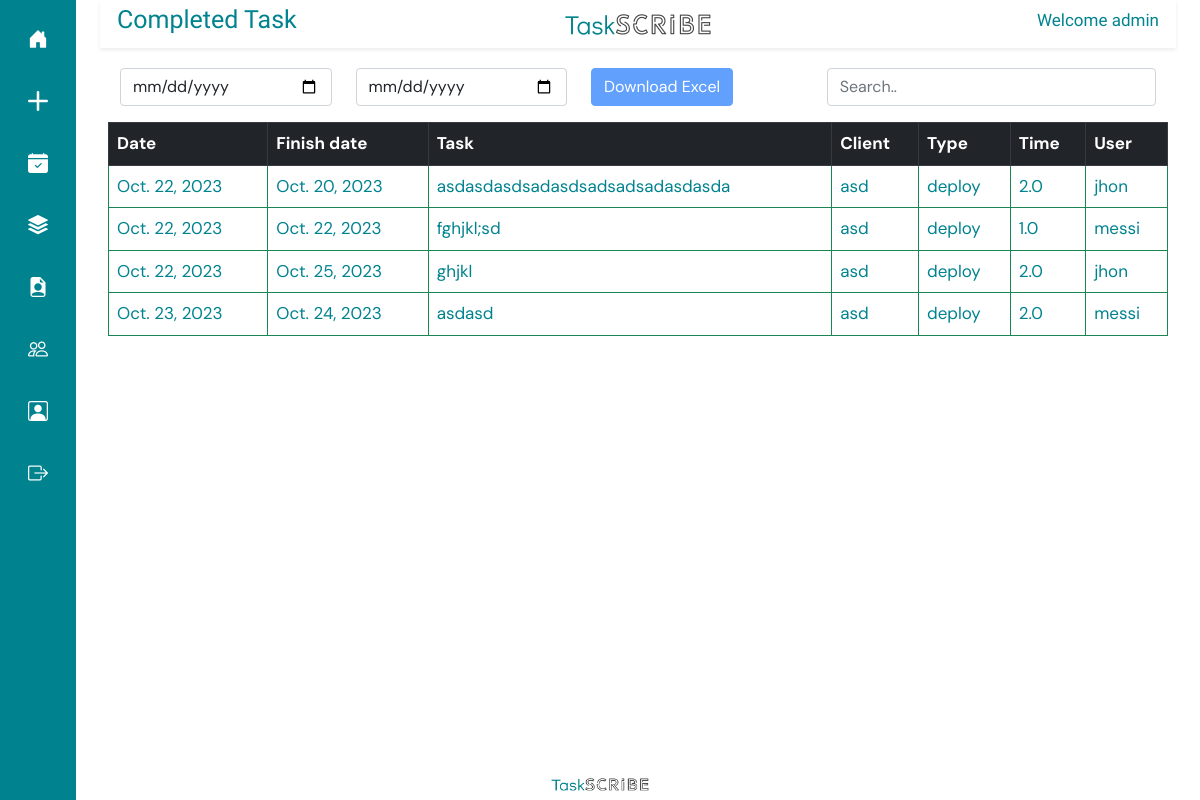
Before: /completed-task/ (signed in) with the older database file.
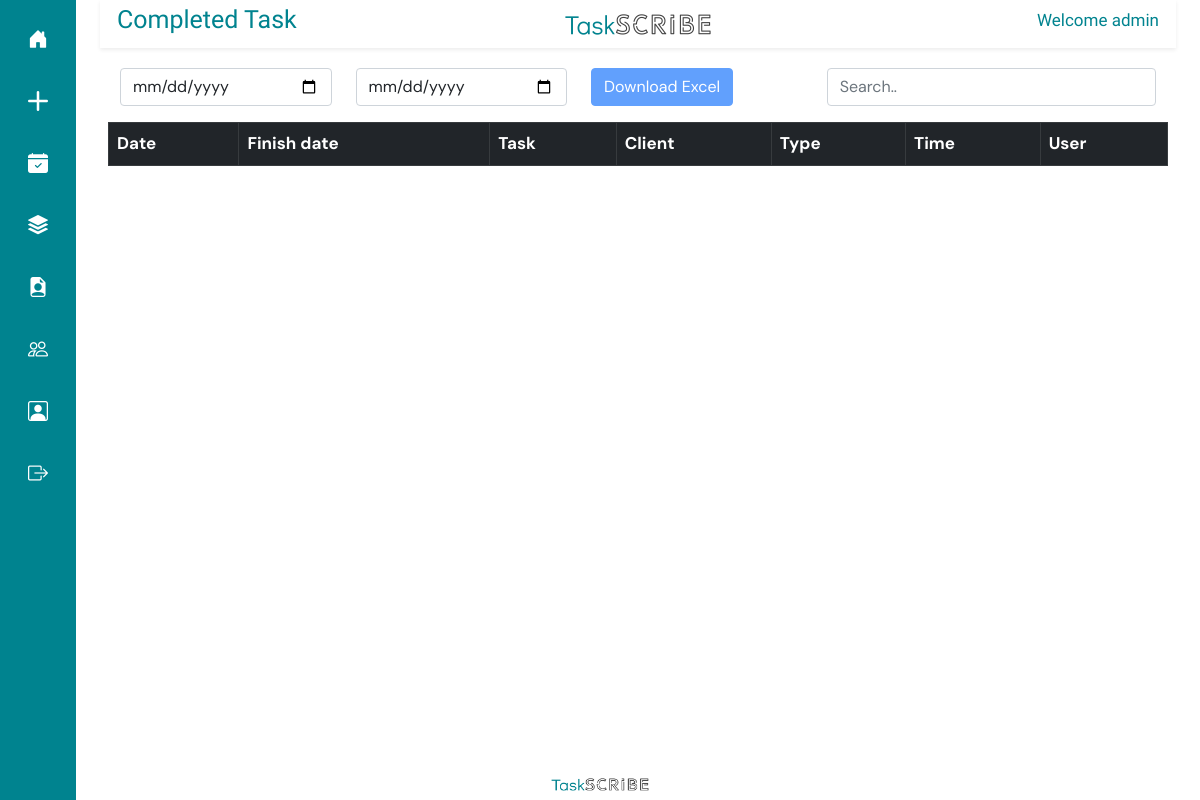
After: the same page with the newer database file.
### taskapp/models.py (models this page shows, shortened)
class Task(models.Model):
    PRIORITY = (
        ('0', 'low'),
        ('1', 'medium'),
        ('2', 'high')
    )
    name = models.CharField(max_length=500,)
    user = models.ForeignKey(CustomUser, on_delete=models.PROTECT)
    assigned_user = models.ForeignKey(CustomUser, on_delete=models.PROTECT, related_name='assigned_user')
    type = models.ForeignKey(Type, on_delete=models.CASCADE)
    client = models.ForeignKey(Client, on_delete=models.PROTECT)
    date = models.DateField()
    priority = models.CharField(max_length=12, choices=PRIORITY, default='low', null=True)
    created_at = models.DateField(auto_now_add=True, null=True)
    status = models.CharField(max_length=1, choices=STATUS, default='0')
    time = models.FloatField()

class Client(models.Model):
    name = models.CharField(max_length=100)
    description = models.TextField(max_length=500, null=True)
    file = models.FileField(upload_to='documetns/')
    original_filename = models.CharField(max_length=255)
    uploaded_at = models.DateTimeField(auto_now_add=True)

class Type(models.Model):
    name = models.CharField(max_length=100)
    def __str__(self) -> str:
        return self.name

class CustomUser(AbstractUser):
    ROLE_CHOICES = (
        ('admin', 'Admin'),
        ('general', 'General'),
    )
    role = models.CharField(max_length=10, choices=ROLE_CHOICES, default='general')
    def __str__(self):
        return self.username

### taskapp/views.py (the view)
# urls.py: path('completed-task/', completed_task, name="completed_task"),
@login_required(login_url="/login/")
def completed_task(request):
    userall = CustomUser.objects.get(id=request.user.id)
    print(userall)
    if request.user.is_superuser:
        completed_tasks = Task.objects.filter(status="1")
    else:
        completed_tasks = Task.objects.filter(assigned_user=userall, status="1")
    return render(request, "completed_task.html", {
        "completed_tasks" : completed_tasks
    })

### templates/completed_task.html (shortened to what this page needs)
{% extends 'base.html' %}
{% load static %}
{% block titlecontent %}
<div class="row shadow-sm align-items-center" style=" margin-top: 0px; padding: 5px;  color: #00838f;">
  <div class="col">
    <h2 style="font-family: Didact Gothic; text-align: left; font-size: 25px;">Completed Task</h2>
  </div>
  <div class="col align-items-center text-center">
    <img src="{% static 'img/logof.png' %}" width="150px" height="25px" alt="">
  </div>
  <div class="col align-items-center">
    <h2  style="font-family: Didact Gothic; text-align: right; font-size: 17px;">Welcome {{ user.username }}</h2>
  </div>
</div>
{% endblock %}
{% block content %}
<div class="row  m-3 p-1" style="padding-bottom: 0px; margin-top: 10px; overflow-x: scroll;">
        <div class="col-8">
          <form id="filter-form" method="get" action="{% url 'download_excel' %}" onsubmit="return submitForm()">
            <div class="row">
              <div class="col">
                <input class="form-control" type="date" name="start_date" id="start_date" required>
              </div>
              <div class="col">
                <input class="form-control" type="date" name="end_date" id="end_date" required>
              </div>
              <div class="col">
                <button class="btn btn-primary" type="submit" id="download-button" disabled>Download Excel</button>
              </div>
            </div>
        </form>
        </div>
        <div class="col-4">
          <input type="text-l" class="form-control" id="myInput" placeholder="Search..">
        </div>
    <table id="dtBasicExample" class=" table table-bordered p-1 border border-success mt-3" style="overflow-x: scroll; color: #00838f;">
        <thead class="table-dark">
          <tr>
            <th>Date</th>
            <th>Finish date</th>
            <th>Task</th>
            <th>Client</th>
            <th>Type</th>
            <th>Time</th>
            <th>User</th>
          </tr>
        </thead>
        <tbody id="myTable">
        {% for task in completed_tasks %}
          <tr class="">
            <td>{{ task.created_at }}</td>
            <td>{{ task.date }}</td>
            <td>{{ task.name }}</td>
            <td>{{ task.client.name}}</td>
            <td>{{ task.type}}</td>
            <td>{{ task.time}}</td>
            <td>{{ task.assigned_user }}</td>
          </tr>
        {% endfor %}
        </tbody>
      </table>
    </div>
</div>
{% endblock%}

Changed rows visible on the page:
removed Task: created_at "Oct. 22, 2023", date "Oct. 20, 2023", name "asdasdasdsadasdsadsadsadasdasda", client.name "asd", type "deploy", time "2.0", assigned_user "jhon"
removed Task: created_at "Oct. 22, 2023", date "Oct. 22, 2023", name "fghjkl;sd", client.name "asd", type "deploy", time "1.0", assigned_user "messi"
removed Task: created_at "Oct. 22, 2023", date "Oct. 25, 2023", name "ghjkl", client.name "asd", type "deploy", time "2.0", assigned_user "jhon"
removed Task: created_at "Oct. 23, 2023", date "Oct. 24, 2023", name "asdasd", client.name "asd", type "deploy", time "2.0", assigned_user "messi"
